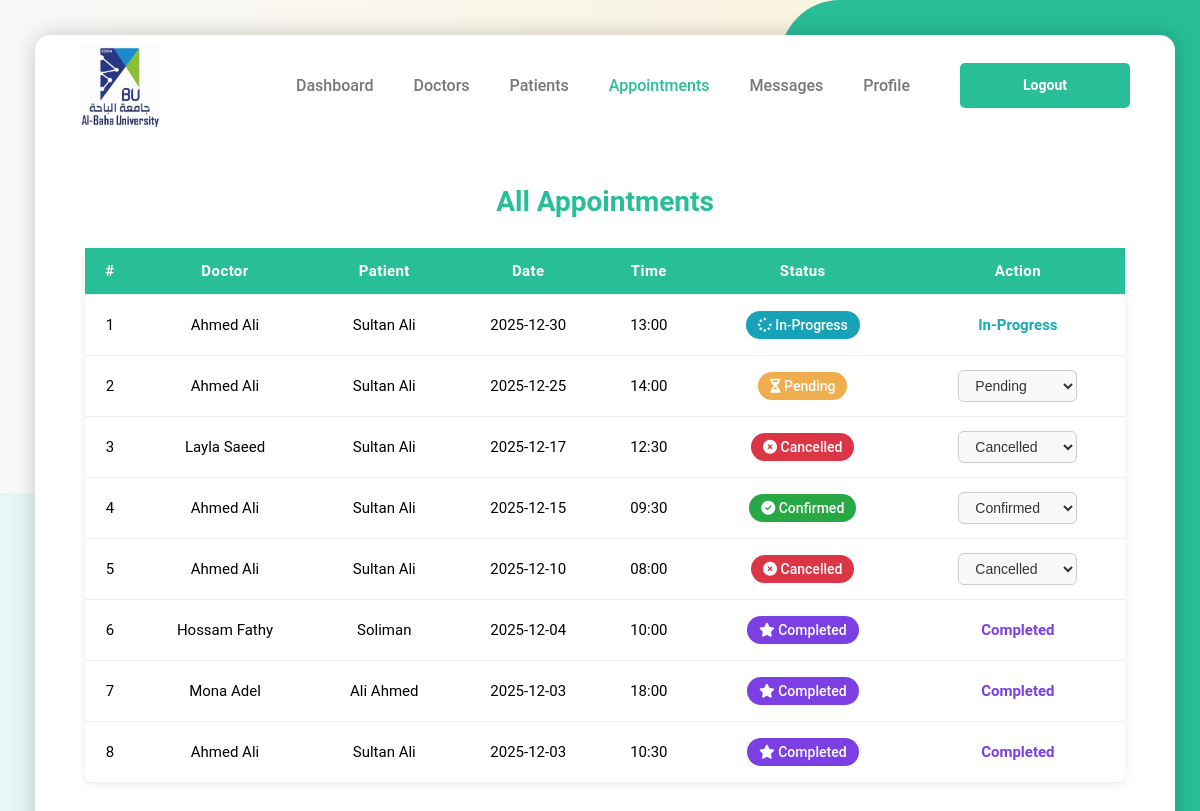
The page /admin_appointments.php (signed in) on the database its author committed.
### tables this page shows
CREATE TABLE `appointments` (
  `id` int(11) NOT NULL,
  `user_id` int(11) NOT NULL,
  `doctor_id` int(11) NOT NULL,
  `appointment_date` date NOT NULL,
  `appointment_time` time NOT NULL,
  `notes` text DEFAULT NULL,
  `fee` decimal(10,0) NOT NULL,
  `created_at` timestamp NOT NULL DEFAULT current_timestamp(),
  `status` varchar(50) DEFAULT 'Pending'
);

CREATE TABLE `users` (
  `id` int(11) NOT NULL,
  `username` varchar(100) NOT NULL,
  `email` varchar(100) NOT NULL,
  `password` varchar(255) NOT NULL,
  `address` varchar(255) DEFAULT NULL,
  `phone` varchar(20) DEFAULT NULL,
  `dob` date DEFAULT NULL,
  `gender` enum('Male','Female','Other') DEFAULT 'Other',
  `role` enum('user','doctor','admin','receptionist') DEFAULT 'user',
  `created_at` timestamp NOT NULL DEFAULT current_timestamp(),
  `image` varchar(255) DEFAULT 'img/users/default-user.png'
);

### admin_appointments.php (the view, shortened to what this page needs)
<?php
require 'config/admin_data.php';
$stmt = $pdo->query("
  SELECT a.id, a.appointment_date, a.appointment_time, a.status,
         d.username AS doctor_name, u.username AS patient_name
  FROM appointments a
  JOIN users d ON a.doctor_id = d.id
  JOIN users u ON a.user_id = u.id
  ORDER BY a.appointment_date DESC, a.appointment_time DESC
");
$appointments = $stmt->fetchAll(PDO::FETCH_ASSOC);
?>
<!DOCTYPE html>
<html lang="en">
  <head>
    <link rel="stylesheet" href="../css/styles.css">
    <link rel="stylesheet" href="https://cdnjs.cloudflare.com/ajax/libs/font-awesome/6.4.0/css/all.min.css">
    <link rel="stylesheet" href="https://cdnjs.cloudflare.com/ajax/libs/font-awesome/6.4.0/css/all.min.css" />
  </head>
  <body>
    <div class="home-section">
      <div class="effects"><div class="bg-effect"></div></div>
      <div class="container">
        <header class="header">
          <a href="admin_dashboard.php" class="logo" aria-label="Health Management Logo">
            <img src="../logo/logo.jpg" alt="Health Centers Logo" loading="lazy"/>
          </a>
          <nav class="links" aria-label="Main Navigation">
            <ul class="nav-bar">
              <li><a href="admin_dashboard.php">Dashboard</a></li>
              <li><a href="admin_doctors.php">Doctors</a></li>
              <li><a href="admin_users.php">Patients</a></li>
              <li><a href="admin_appointments.php" class="active">Appointments</a></li>
              <li><a href="admin_messages.php">Messages</a></li>
              <li><a href="admin_profile.php">Profile</a></li>
              <li><a href="logout.php" class="register">Logout</a></li>
            </ul>
          </nav>
        </header>
        <main class="dashboard">
          <h1>All Appointments</h1>
          <table class="appointments-table">
            <thead>
              <tr>
                <th>#</th>
                <th>Doctor</th>
                <th>Patient</th>
                <th>Date</th>
                <th>Time</th>
                <th>Status</th>
                <th>Action</th>
              </tr>
            </thead>
            <tbody>
            <?php foreach ($appointments as $i => $a): ?>
              <tr>
                <td><?= $i+1 ?></td>
                <td><?= htmlspecialchars($a['doctor_name']) ?></td>
                <td><?= htmlspecialchars($a['patient_name']) ?></td>
                <td><?= htmlspecialchars($a['appointment_date']) ?></td>
                <td><?= htmlspecialchars(substr($a['appointment_time'],0,5)) ?></td>
                <td class="status <?= htmlspecialchars($a['status']) ?>">
                    <?php if ($a['status'] === 'Pending'): ?>
                      <span class="status-badge Pending"><i class="fa-solid fa-hourglass-half"></i> Pending</span>
                    <?php elseif ($a['status'] === 'Confirmed'): ?>
                      <span class="status-badge Confirmed"><i class="fa-solid fa-circle-check"></i> Confirmed</span>
                    <?php elseif ($a['status'] === 'Completed'): ?>
                      <span class="status-badge Completed"><i class="fa-solid fa-star completed-icon"></i> Completed</span>
                    <?php elseif ($a['status'] === 'In-Progress'): ?>
                      <span class="status-badge In-Progress"><i class="fa-solid fa-spinner fa-spin"></i> In-Progress</span>
                    <?php elseif ($a['status'] === 'Cancelled'): ?>
                      <span class="status-badge Cancelled"><i class="fa-solid fa-circle-xmark"></i> Cancelled</span>
                    <?php endif; ?>
                  </td>
                <td class="status <?= htmlspecialchars(strtolower($a['status'])) ?>">
                  <?php if ($a['status'] !== 'In-Progress' && $a['status'] !== 'Completed'): ?>
                    <form method="POST" style="margin:0;">
                      <select name="status" onchange="this.form.submit()">
                        <?php
                          $options = ['Pending','Confirmed','Cancelled','In-Progress','Completed'];
                          foreach ($options as $opt):
                            $sel = $a['status'] === $opt ? 'selected' : '';
                        ?>
                          <option value="<?= $opt ?>" <?= $sel ?>><?= $opt ?></option>
                        <?php endforeach; ?>
                      </select>
                    </form>
                  <?php else: ?>
                    <?= htmlspecialchars($a['status']) ?>
                  <?php endif; ?>
                </td>
              </tr>
            <?php endforeach; ?>
            </tbody>
          </table>
        </main>
      </div>
    </div>
  </body>
</html>

### admin_appointments.php (style rules this page uses)
.appointments-table select { padding: 6px 12px; border-radius: 6px; border: 1px solid #ccc; background-color: #f9f9f9; color: #333; font-weight: 500; font-size: 14px; cursor: pointer; transition: all 0.3s ease; }

### rows shown on the page
appointments: users.username "Ahmed Ali", user.username "Sultan Ali", appointment_date "2025-12-30", appointment_time "13:00", shows "In-Progress", status "In-Progress"
appointments: users.username "Ahmed Ali", user.username "Sultan Ali", appointment_date "2025-12-25", appointment_time "14:00", status "Pending" (drawn)
appointments: users.username "Layla Saeed", user.username "Sultan Ali", appointment_date "2025-12-17", appointment_time "12:30", status "Cancelled" (drawn)
appointments: users.username "Ahmed Ali", user.username "Sultan Ali", appointment_date "2025-12-15", appointment_time "09:30", status "Confirmed" (drawn)
appointments: users.username "Ahmed Ali", user.username "Sultan Ali", appointment_date "2025-12-10", appointment_time "08:00", status "Cancelled" (drawn)
appointments: users.username "Hossam Fathy", user.username "Soliman", appointment_date "2025-12-04", appointment_time "10:00", shows "Completed", status "Completed"
appointments: users.username "Mona Adel", user.username "Ali Ahmed", appointment_date "2025-12-03", appointment_time "18:00", shows "Completed", status "Completed"
appointments: users.username "Ahmed Ali", user.username "Sultan Ali", appointment_date "2025-12-03", appointment_time "10:30", shows "Completed", status "Completed"

### other values the page prints
form field status "Pending"
form field status "Cancelled"
form field status "Confirmed"
